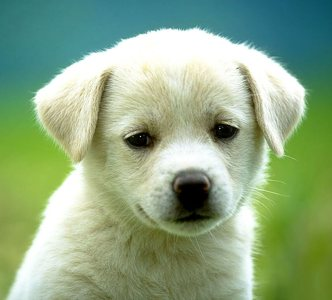
#> input picture ImageRestoration/images/img2.jpg, 332 x 300 px
$ python Restoration.py
#> lines starting #> are read from the running program, lines starting #| are printed output that depends on the picture
import numpy as np
import matplotlib.pyplot as plt
from scipy.signal import convolve2d as conv2
from skimage import color, data, restoration
import cv2

# [6 lines of commented-out code are left out]

astro = cv2.imread('./images/img2.jpg', 0)
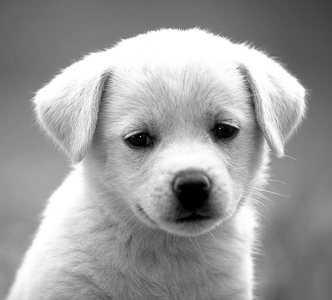
#> astro: shape (300, 332); min 0, max 255, mean 156.3
astro = (astro - np.min(astro)) / (np.max(astro) - np.min(astro))
psf = np.ones((5, 5)) / 25 #فیلتر ایجاد تحرک و حرکت در تصویر
astro = cv2.filter2D(astro, -1, psf)
gauss = np.random.normal(0, 0.001, astro.shape) #اعمال نویز
astro += gauss
#wiener
deconvolved, _ = restoration.unsupervised_wiener(astro, psf) #فیلتر وینر
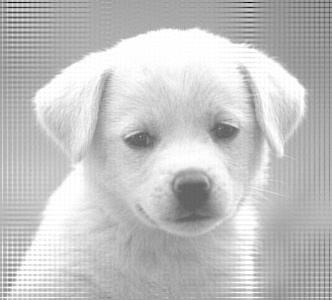
#> deconvolved: shape (300, 332) float64; min -0.649, max 1, mean 0.61; drawn with min black and max white
#مقدار تخریب مثلا تکان خوردن دست هنگام عکاسی را باید حساب بکنیم.
fig, ax = plt.subplots(nrows=1, ncols=2, figsize=(8, 5),
                       sharex=True, sharey=True)

plt.gray()
#astro=degrade image
#deconvolved=image after restore
ax[0].imshow(astro, vmin=deconvolved.min(), vmax=deconvolved.max())
ax[0].axis('off')
ax[0].set_title('Data')

ax[1].imshow(deconvolved)
ax[1].axis('off')
ax[1].set_title('Self tuned restoration')

fig.tight_layout()

plt.show()
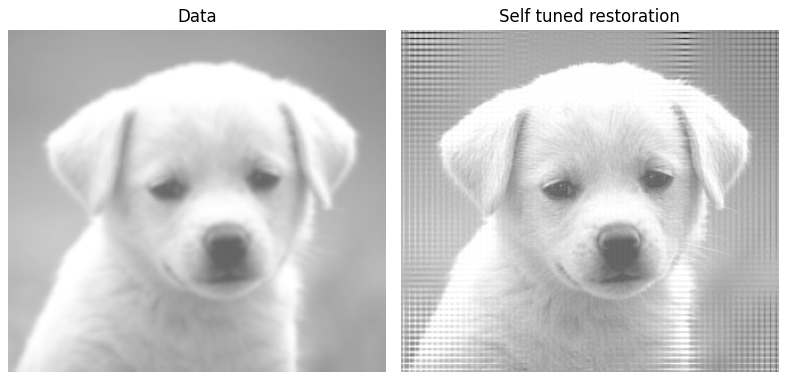
#> figure drawn by matplotlib, 2 panels

$ run again, with ImageRestoration/images/img1.jpg copied over ImageRestoration/images/img2.jpg
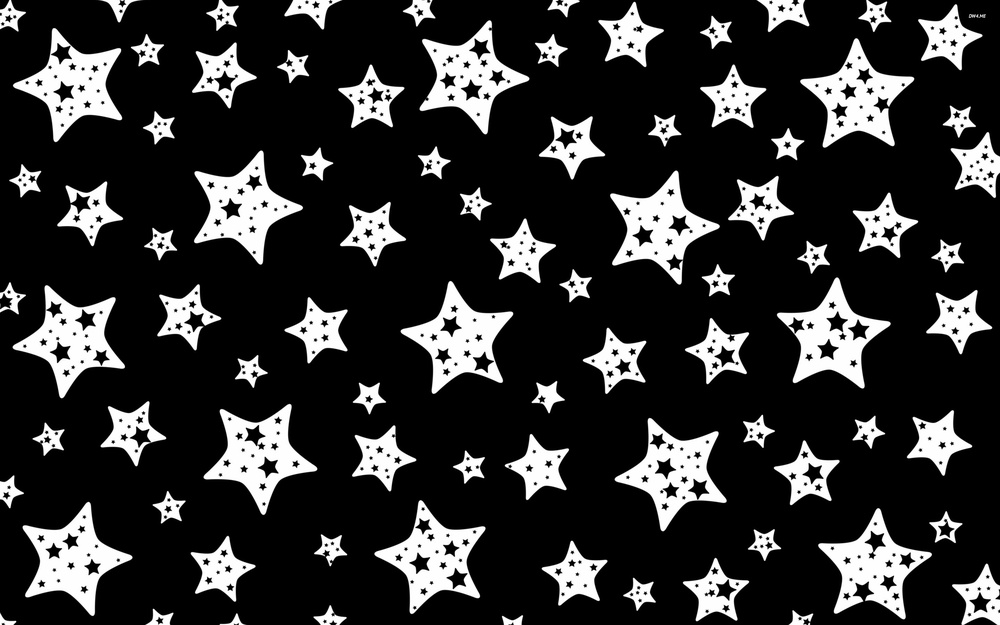
#> input picture ImageRestoration/images/img1.jpg, 1000 x 625 px, shrunk from 2880 x 1800 before the run
#> astro is the input picture: shape (625, 1000); min 0, max 255, mean 49.8
#> `deconvolved, _ = restoration.unsupervised_wiener(astro, psf)`:
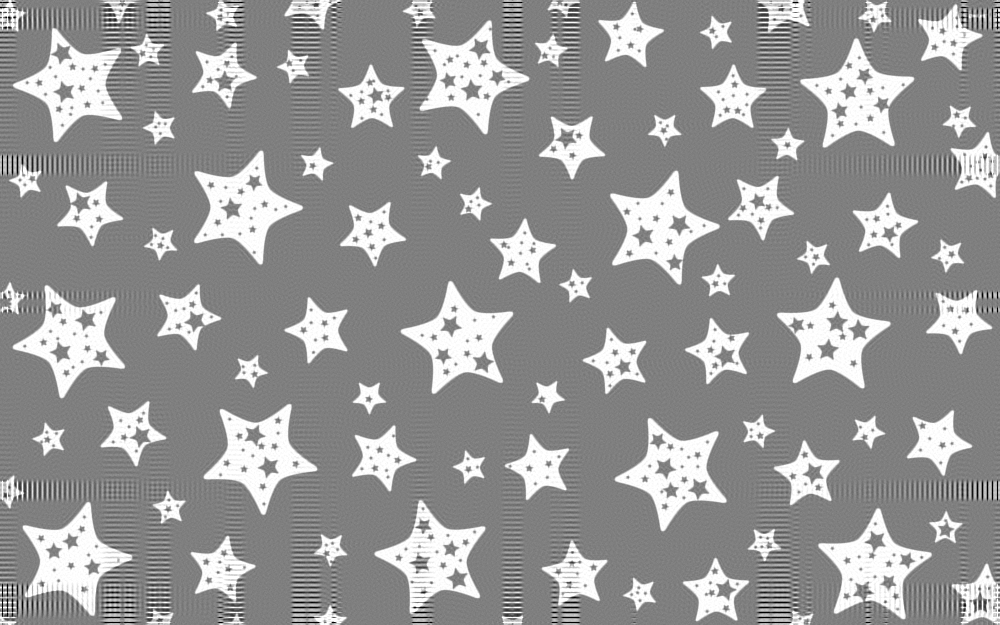
#> deconvolved: shape (625, 1000) float64; min -1, max 1, mean 0.191; drawn with min black and max white
#> `plt.show()`:
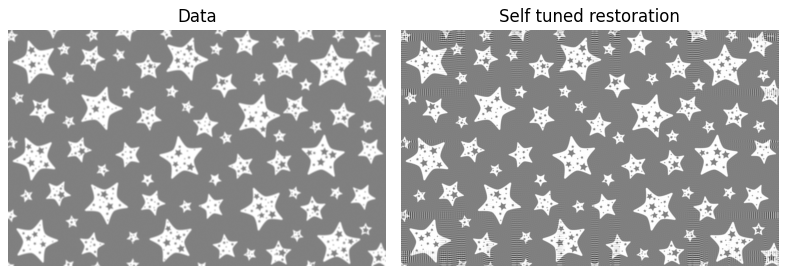
#> figure drawn by matplotlib, 2 panels
